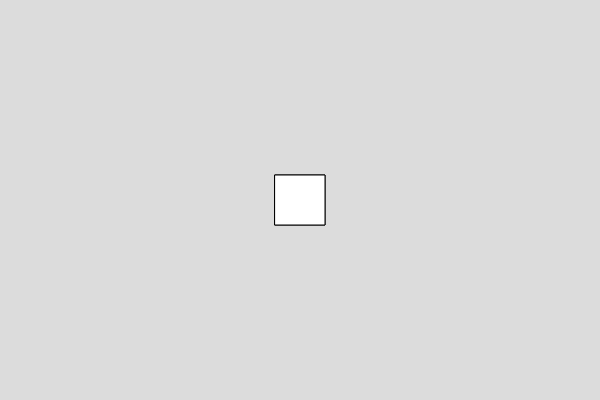
Frame 1 (no input)
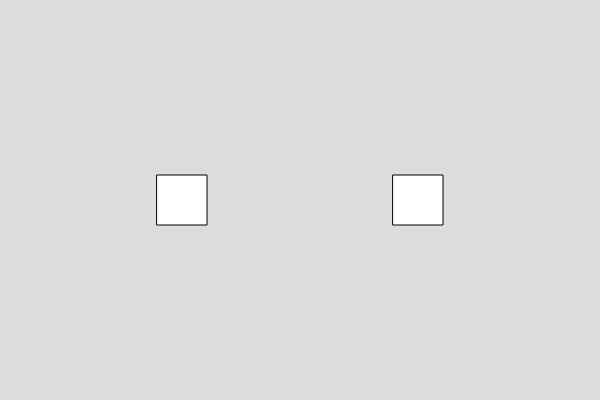
Frame 60 (no input)
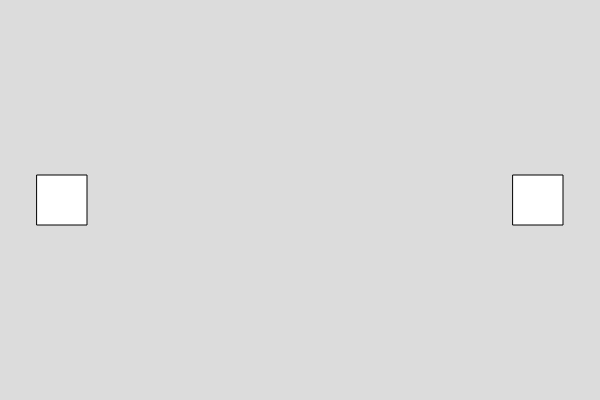
Frame 120 (the mouse pressed at the canvas centre since frame 60)

The p5.js sketch that drew these frames (run headless with seeded random() and noise() and a simulated clock; from frame 60 on, the mouse is pressed at the canvas centre):

// p5.js sketch
// ── sketch.js

var box1,box2;

function setup() {
  createCanvas(600, 400);
  box1 = new Box();
  box2 = new Box();
}

function draw() {
  background(220);
  box1.show();
  box1.set_speed(2);

  box2.show();
  box2.set_speed(-2);
}


// ── box.js
class Box
  {
    constructor()
    {
      this.x =300;
      this.y = 200
      this.w = 50;
      this.h = 50;
    }
    
    show()
    {
      rectMode(CENTER);
      rect(this.x,this.y,this.w,this.h)
    }
    
    //write function to set the width of the box
    set_speed(v){
     this.x = this.x + v
    }
  }

  
